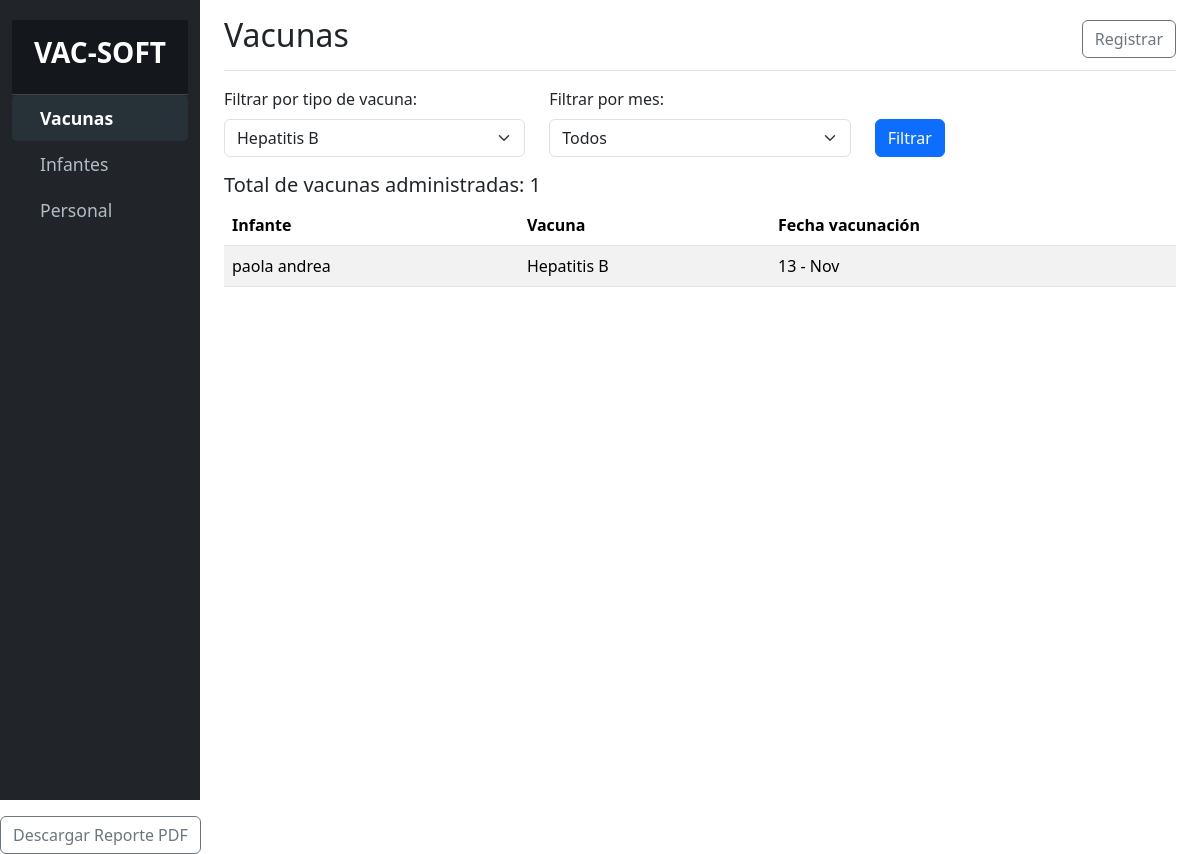
Page /index.php?vacuna=Hepatitis B on the committed database.
### tables this page shows
CREATE TABLE `vacunaciones` (
  `id` bigint(20) NOT NULL,
  `id_nino` bigint(20) NOT NULL,
  `tipo_id` bigint(20) NOT NULL,
  `numero_dosis` int(11) DEFAULT NULL,
  `fecha_administracion` date DEFAULT NULL,
  `id_personal` bigint(20) DEFAULT NULL
);

CREATE TABLE `vacuna_tipo` (
  `id` bigint(20) NOT NULL,
  `tipo` varchar(255) NOT NULL,
  `dosis_requeridas` int(11) NOT NULL
);

### index.php (the view, shortened to what this page needs)
<?php
include_once 'conexion.php';
$filtro_vacuna = $_GET['vacuna'] ?? '';
$query = "SELECT
            niños.nombre AS infante,
            vacuna_tipo.tipo AS vacuna,
            vacunaciones.fecha_administracion AS fecha_vacunacion
          FROM vacunaciones
          JOIN niños ON vacunaciones.id_nino = niños.id
          JOIN vacuna_tipo ON vacunaciones.tipo_id = vacuna_tipo.id";
$condiciones = [];
$parametros = [];
if ($filtro_vacuna) {
    $condiciones[] = "vacuna_tipo.tipo = ?";
    $parametros[] = $filtro_vacuna;
}
if (!empty($condiciones)) {
    $query .= " WHERE " . implode(" AND ", $condiciones);
}
$query .= " ORDER BY fecha_vacunacion DESC";
$stmt = $conn->prepare($query);
if (!empty($parametros)) {
    $tipos_parametros = str_repeat("s", count($parametros));
    $stmt->bind_param($tipos_parametros, ...$parametros);
}
$stmt->execute();
$result = $stmt->get_result();
$query_tipos_vacunas = "SELECT DISTINCT tipo FROM vacuna_tipo";
$result_tipos_vacunas = $conn->query($query_tipos_vacunas);
$total_vacunas = $result->num_rows;
?>
<!DOCTYPE html>
<html lang="es">
<head>
    <link rel="stylesheet" href="css/bootstrap.min.css">
    <link rel="stylesheet" href="css/styles.css">
</head>
<body>
    <div class="container-fluid">
        <div class="row">
            <nav id="sidebar" class="col-md-3 col-lg-2 d-md-block sidebar bg-dark">
                <div class="position-sticky">
                    <div class="sidebar-header p-3 text-center">
                        <h3 class="text-white"><strong>VAC-SOFT</strong></h3>
                    </div>
                    <ul class="nav flex-column">
                        <li class="nav-item">
                            <a class="nav-link active" href="index.php">
                                <i class="bi bi-arrow-right-circle me-2"></i> Vacunas
                            </a>
                        </li>
                        <li class="nav-item">
                            <a class="nav-link" href="infantes.php">
                                <i class="bi bi-people me-2"></i> Infantes
                            </a>
                        </li>
                        <li class="nav-item">
                            <a class="nav-link" href="personal.php">
                                <i class="bi bi-person-badge me-2"></i> Personal
                            </a>
                        </li>
                    </ul>
                </div>
            </nav>
            <main class="col-md-9 ms-sm-auto col-lg-10 px-md-4">
                <div class="d-flex justify-content-between flex-wrap flex-md-nowrap align-items-center pt-3 pb-2 mb-3 border-bottom">
                    <h1 class="h2">Vacunas</h1>
                    <a href="registro_vacunacion.php" class="btn btn-outline-secondary">Registrar</a>
                </div>
                <form method="get" action="index.php" class="mb-3">
                    <div class="row">
                        <div class="col-md-4">
                            <label for="vacuna" class="form-label">Filtrar por tipo de vacuna:</label>
                            <select name="vacuna" id="vacuna" class="form-select">
                                <?php while ($row_tipo = $result_tipos_vacunas->fetch_assoc()) : ?>
                                    <option value="<?php echo $row_tipo['tipo']; ?>" <?php if ($row_tipo['tipo'] == $filtro_vacuna) echo 'selected'; ?>>
                                        <?php echo $row_tipo['tipo']; ?>
                                    </option>
                                <?php endwhile; ?>
                            </select>
                        </div>
                        <div class="col-md-4">
                            <label for="meses" class="form-label">Filtrar por mes:</label>
                            <select name="meses" id="meses" class="form-select">
                                <option value="">Todos</option>
                            </select>
                        </div>
                        <div class="col-md-2 d-flex align-items-end">
                            <button type="submit" class="btn btn-primary">Filtrar</button>
                        </div>
                    </div>
                </form>
                <h5>Total de vacunas administradas: <?php echo $total_vacunas; ?></h5>
                <div class="table-responsive">
                    <table class="table table-striped">
                        <thead>
                            <tr>
                                <th>Infante</th>
                                <th>Vacuna</th>
                                <th>Fecha vacunación</th>
                            </tr>
                        </thead>
                        <tbody>
                            <?php while ($row = $result->fetch_assoc()) : ?>
                                <tr>
                                    <td><?php echo $row['infante']; ?></td>
                                    <td><?php echo $row['vacuna']; ?></td>
                                    <td><?php echo date("d - M", strtotime($row['fecha_vacunacion'])); ?></td>
                                </tr>
                            <?php endwhile; ?>
                        </tbody>
                    </table>
                </div>
            </main>
        </div>
    </div>
    <div class="mt-3">
        <form method="get" action="generar_reporte.php" target="_blank">
            <button type="submit" class="btn btn-outline-secondary">Descargar Reporte PDF</button>
        </form>
    </div>
</body>
</html>

### css/styles.css (style rules this page uses)
#sidebar { background-color: #1c1f26; color: #ffffff; min-height: 100vh; padding-top: 20px; }
#sidebar .sidebar-header { font-size: 1.5rem; font-weight: bold; background-color: #14171c; padding: 20px; border-bottom: 1px solid #444; }
#sidebar .nav-link { color: #b0bec5; font-size: 1.1rem; padding: 10px 20px; display: flex; align-items: center; transition: all 0.3s ease; }
#sidebar .nav-link.active { background-color: #263238; color: #ffffff; font-weight: bold; border-radius: 5px; }

### rows in the picture
vacunaciones: id_nino.nombre "paola andrea", tipo.tipo "Hepatitis B", fecha_administracion "13 - Nov"

### other values in the picture
$total_vacunas "1"
form field vacuna "Hepatitis B"
